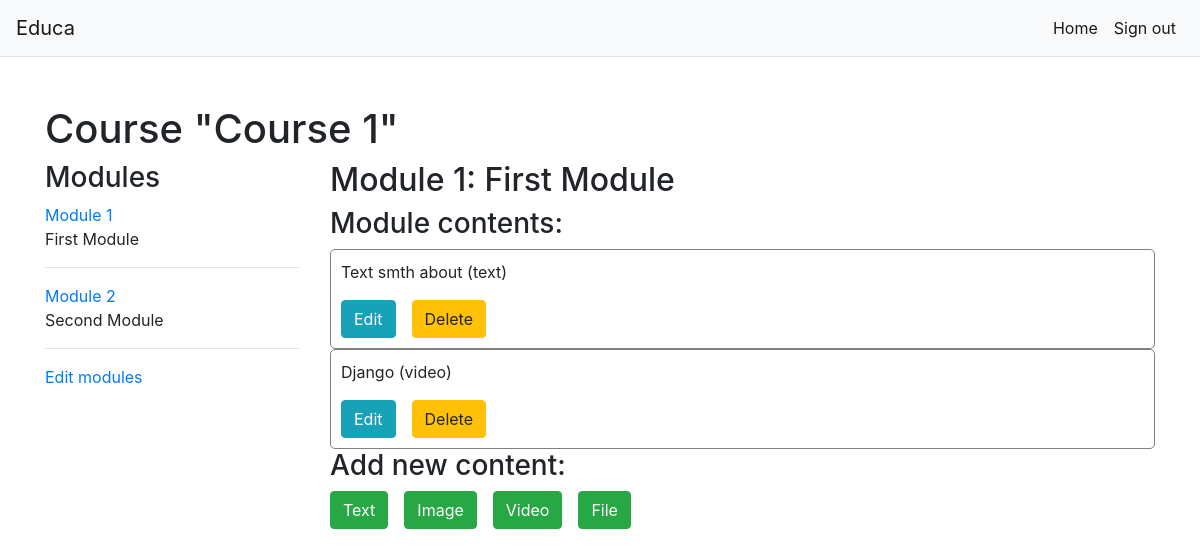
/course/module/11/ (signed in), run on the app's committed database.
### courses/models.py (models this page shows, shortened)
class Course(models.Model):
    owner = models.ForeignKey(User,
                              related_name='courses_created',
                              on_delete=models.CASCADE)
    subject = models.ForeignKey(Subject,
                                related_name='courses',
                                on_delete=models.CASCADE)
    title = models.CharField(max_length=200)
    slug = models.SlugField(max_length=200, unique=True)
    overview = models.TextField()
    created = models.DateTimeField(auto_now_add=True)
    students = models.ManyToManyField(User,
                                      related_name='courses_joined',
                                      blank=True)
    class Meta:
        ordering = ['-created']

class Module(models.Model):
    course = models.ForeignKey(Course,
                               related_name='modules',
                               on_delete=models.CASCADE)
    title = models.CharField(max_length=200)
    description = models.TextField(blank=True)
    order = OrderField(blank=True, for_fields=['course'])
    class Meta:
        ordering = ['order']

class Content(models.Model):
    module = models.ForeignKey(Module,
                               related_name='contents',
                               on_delete=models.CASCADE)
    content_type = models.ForeignKey(ContentType, limit_choices_to={'model__in': ('text',
                                                                                  'video',
                                                                                  'image',
                                                                                  'file')}, on_delete=models.CASCADE)
    object_id = models.PositiveIntegerField()
    item = GenericForeignKey('content_type', 'object_id')
    order = OrderField(blank=True, for_fields=['module'])
    class Meta:
        ordering = ['order']

class ItemBase(models.Model):
    owner = models.ForeignKey(User,
                              related_name='%(class)s_related',
                              on_delete=models.CASCADE)
    title = models.CharField(max_length=250)
    created = models.DateTimeField(auto_now_add=True)
    updated = models.DateTimeField(auto_now=True)
    class Meta:
        abstract = True
    def __str__(self):
        return self.title

class Text(ItemBase):
    content = models.TextField()

class Video(ItemBase):
    url = models.URLField()

### courses/views.py (the view)
class ModuleContentListView(TemplateResponseMixin, View):
    template_name = 'courses/manage/module/content_list.html'
    def get(self, request, module_id):
        module = get_object_or_404(Module,
                                   id=module_id,
                                   course__owner=request.user)
        return self.render_to_response({'module': module})

### courses/templatetags/course.py (called while the page is built)
@register.filter
def model_name(obj):
    try:
        return obj._meta.model_name
    except AttributeError:
        return None

### courses/templates/courses/manage/module/content_list.html (shortened to what this page needs)
{% extends "base.html" %}
{% load course %}
{% block content %}
    {% with course=module.course %}
        <div class="container my-5">
            <h1>Course "{{ course.title }}"</h1>
            <div class="row">
                <div class="col-lg-3">
                    <h3>Modules</h3>
                    <ul id="modules">
                        {% for m in course.modules.all %}
                            <li data-id="{{ m.id }}" {% if m == module %}
                                class="selected"{% endif %}>
                                <a href="{% url "module_content_list" m.id %}">
                                    <span>Module <span class="order">{{ m.order|add:1 }}</span></span>
                                    <br>
                                </a>
                                {{ m.title }}
                                <hr>
                            </li>
                        {% empty %}
                            <li>No modules yet.</li>
                        {% endfor %}
                    </ul>
                    <p><a href="{% url "course_module_update" course.id %}">
                        Edit modules</a></p>
                </div>
                <div class="col-lg-9">
                    <h2>Module {{ module.order|add:1 }}: {{ module.title }}</h2>
                    <h3>Module contents:</h3>
                    <div id="module-contents">
                        {% for content in module.contents.all %}
                            <div data-id="{{ content.id }}"
                                 style="border: 1px solid grey; border-radius: 5px; padding:10px;">
                                {% with item=content.item %}
                                    <p>{{ item }} ({{ item|model_name }})</p>
                                    <div class="d-flex">
                                        <a class="btn btn-info mr-3"
                                           href="{% url "module_content_update" module.id item|model_name item.id %}">Edit</a>
                                        <form action="{% url "module_content_delete" content.id %}"
                                              method="post">
                                            <input class="btn btn-warning" type="submit" value="Delete">
                                        </form>
                                    </div>
                                {% endwith %}
                            </div>
                        {% empty %}
                            <p>This module has no contents yet.</p>
                        {% endfor %}
                    </div>
                    <h3>Add new content:</h3>
                    <ul class="content-types d-flex">
                        <li><a class="mr-3 btn btn-success" href="{% url "module_content_create" module.id "text" %}">
                            Text</a></li>
                        <li><a class="mr-3 btn btn-success" href="{% url "module_content_create" module.id "image" %}">
                            Image</a></li>
                        <li><a class="mr-3 btn btn-success" href="{% url "module_content_create" module.id "video" %}">
                            Video</a></li>
                        <li><a class="mr-3 btn btn-success" href="{% url "module_content_create" module.id "file" %}">
                            File</a></li>
                    </ul>
                </div>
            </div>
        </div>
    {% endwith %}
{% endblock %}

### courses/static/courses/style.css (style rules this page uses)
* { margin: 0; padding: 0; }
ul { list-style: none; }

### data on the page
Course: title "Course 1"
Module: order|add "1", title "First Module"
Module: order|add "2", title "Second Module"
Content: item "Text smth about", item|model_name "text"
Content: item "Django", item|model_name "video"
